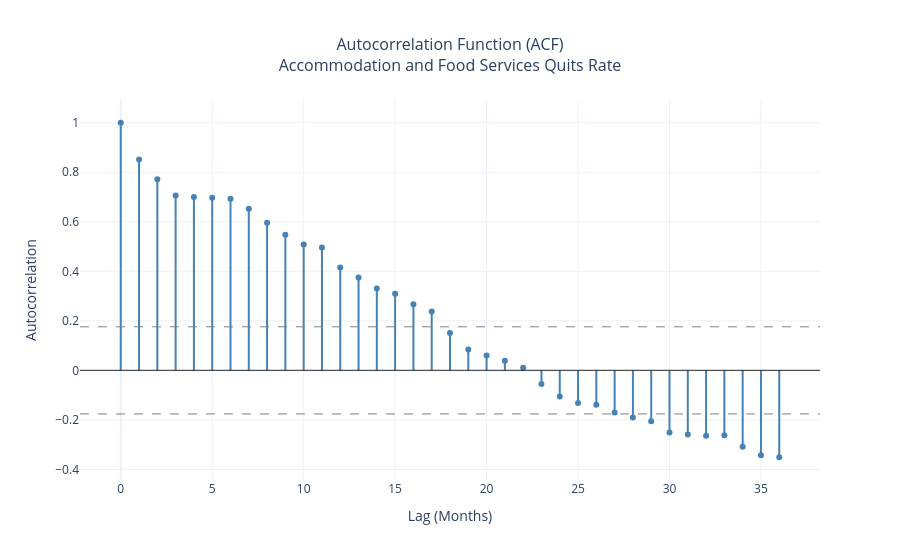

Write notebook code for a chart like this one.
### Markdown cell above
## Seasonality

Unlike employment in the sector, which follows a clear and consistent seasonal pattern
with strong summer peaks and winter lows, the quits rate doesn't show the same
structure. The monthly averages across the full period are relatively flat, with no
single month standing out as consistently higher or lower than the others.

The year-over-year overlay tells the more interesting story. Rather than a consistent
seasonal rhythm, what stands out is the level shift over time. Lines from 2021 and 2022
run noticeably higher than those from 2016 through 2019, with more recent years
returning toward the earlier range.

The STL seasonal component reinforces this. The values are small throughout, with swings
rarely exceeding 0.5 percentage points in either direction. There is some variation in
the pattern across years, but nothing that would suggest a strong or reliable seasonal
signal worth building into a forecast model.

### Code cell
# =============================================================================
# Section 4: ACF
# =============================================================================
acf_values = acf(df_interp['quit_rate'], nlags=36)
lags = list(range(len(acf_values)))

fig = go.Figure()

# Zero line
fig.add_hline(y=0, line_color='black', line_width=0.8)

# 95% confidence interval bounds
n = len(df_interp['quit_rate'])
ci_bound = 1.96 / np.sqrt(n)
fig.add_hline(y=ci_bound, line_dash='dash', line_color='gray', line_width=1)
fig.add_hline(y=-ci_bound, line_dash='dash', line_color='gray', line_width=1)

# ACF stems
for i, (lag, val) in enumerate(zip(lags, acf_values)):
    fig.add_trace(go.Scatter(
        x=[lag, lag],
        y=[0, val],
        mode='lines',
        line=dict(color='steelblue', width=2),
        showlegend=False,
        hoverinfo='skip'
    ))

# ACF points
fig.add_trace(go.Scatter(
    x=lags,
    y=acf_values,
    mode='markers',
    marker=dict(color='steelblue', size=6),
    name='ACF',
    showlegend=False,
    hovertemplate='Lag %{x}: %{y:.3f}<extra></extra>'
))

fig.update_layout(
    title=dict(text='Autocorrelation Function (ACF)<br>Accommodation and Food Services Quits Rate',
               x=0.5, font=dict(size=16)),
    xaxis_title='Lag (Months)',
    yaxis_title='Autocorrelation',
    template='plotly_white',
    hovermode='closest'
)

fig.show()

### Figure 1 — Plotly figure (JSON) as saved in the notebook; plotly's stock layout.template omitted (floating-point values rounded to 4 significant figures)
{"data": [{"hoverinfo": "skip", "line": {"color": "steelblue", "width": 2}, "mode": "lines", "showlegend": false, "type": "scatter", "x": [0, 0], "y": [0, 1]}, {"hoverinfo": "skip", "line": {"color": "steelblue", "width": 2}, "mode": "lines", "showlegend": false, "type": "scatter", "x": [1, 1], "y": [0, 0.8515]}, {"hoverinfo": "skip", "line": {"color": "steelblue", "width": 2}, "mode": "lines", "showlegend": false, "type": "scatter", "x": [2, 2], "y": [0, 0.7722]}, {"hoverinfo": "skip", "line": {"color": "steelblue", "width": 2}, "mode": "lines", "showlegend": false, "type": "scatter", "x": [3, 3], "y": [0, 0.7063]}, {"hoverinfo": "skip", "line": {"color": "steelblue", "width": 2}, "mode": "lines", "showlegend": false, "type": "scatter", "x": [4, 4], "y": [0, 0.7006]}, {"hoverinfo": "skip", "line": {"color": "steelblue", "width": 2}, "mode": "lines", "showlegend": false, "type": "scatter", "x": [5, 5], "y": [0, 0.6968]}, {"hoverinfo": "skip", "line": {"color": "steelblue", "width": 2}, "mode": "lines", "showlegend": false, "type": "scatter", "x": [6, 6], "y": [0, 0.6927]}, {"hoverinfo": "skip", "line": {"color": "steelblue", "width": 2}, "mode": "lines", "showlegend": false, "type": "scatter", "x": [7, 7], "y": [0, 0.6523]}, {"hoverinfo": "skip", "line": {"color": "steelblue", "width": 2}, "mode": "lines", "showlegend": false, "type": "scatter", "x": [8, 8], "y": [0, 0.5962]}, {"hoverinfo": "skip", "line": {"color": "steelblue", "width": 2}, "mode": "lines", "showlegend": false, "type": "scatter", "x": [9, 9], "y": [0, 0.5481]}, {"hoverinfo": "skip", "line": {"color": "steelblue", "width": 2}, "mode": "lines", "showlegend": false, "type": "scatter", "x": [10, 10], "y": [0, 0.5087]}, {"hoverinfo": "skip", "line": {"color": "steelblue", "width": 2}, "mode": "lines", "showlegend": false, "type": "scatter", "x": [11, 11], "y": [0, 0.4964]}, {"hoverinfo": "skip", "line": {"color": "steelblue", "width": 2}, "mode": "lines", "showlegend": false, "type": "scatter", "x": [12, 12], "y": [0, 0.4157]}, {"hoverinfo": "skip", "line": {"color": "steelblue", "width": 2}, "mode": "lines", "showlegend": false, "type": "scatter", "x": [13, 13], "y": [0, 0.3746]}, {"hoverinfo": "skip", "line": {"color": "steelblue", "width": 2}, "mode": "lines", "showlegend": false, "type": "scatter", "x": [14, 14], "y": [0, 0.3309]}, {"hoverinfo": "skip", "line": {"color": "steelblue", "width": 2}, "mode": "lines", "showlegend": false, "type": "scatter", "x": [15, 15], "y": [0, 0.3092]}, {"hoverinfo": "skip", "line": {"color": "steelblue", "width": 2}, "mode": "lines", "showlegend": false, "type": "scatter", "x": [16, 16], "y": [0, 0.2671]}, {"hoverinfo": "skip", "line": {"color": "steelblue", "width": 2}, "mode": "lines", "showlegend": false, "type": "scatter", "x": [17, 17], "y": [0, 0.2374]}, {"hoverinfo": "skip", "line": {"color": "steelblue", "width": 2}, "mode": "lines", "showlegend": false, "type": "scatter", "x": [18, 18], "y": [0, 0.1508]}, {"hoverinfo": "skip", "line": {"color": "steelblue", "width": 2}, "mode": "lines", "showlegend": false, "type": "scatter", "x": [19, 19], "y": [0, 0.08436]}, {"hoverinfo": "skip", "line": {"color": "steelblue", "width": 2}, "mode": "lines", "showlegend": false, "type": "scatter", "x": [20, 20], "y": [0, 0.05982]}, {"hoverinfo": "skip", "line": {"color": "steelblue", "width": 2}, "mode": "lines", "showlegend": false, "type": "scatter", "x": [21, 21], "y": [0, 0.03835]}, {"hoverinfo": "skip", "line": {"color": "steelblue", "width": 2}, "mode": "lines", "showlegend": false, "type": "scatter", "x": [22, 22], "y": [0, 0.01106]}, {"hoverinfo": "skip", "line": {"color": "steelblue", "width": 2}, "mode": "lines", "showlegend": false, "type": "scatter", "x": [23, 23], "y": [0, -0.05529]}, {"hoverinfo": "skip", "line": {"color": "steelblue", "width": 2}, "mode": "lines", "showlegend": false, "type": "scatter", "x": [24, 24], "y": [0, -0.1051]}, {"hoverinfo": "skip", "line": {"color": "steelblue", "width": 2}, "mode": "lines", "showlegend": false, "type": "scatter", "x": [25, 25], "y": [0, -0.1316]}, {"hoverinfo": "skip", "line": {"color": "steelblue", "width": 2}, "mode": "lines", "showlegend": false, "type": "scatter", "x": [26, 26], "y": [0, -0.1391]}, {"hoverinfo": "skip", "line": {"color": "steelblue", "width": 2}, "mode": "lines", "showlegend": false, "type": "scatter", "x": [27, 27], "y": [0, -0.1702]}, {"hoverinfo": "skip", "line": {"color": "steelblue", "width": 2}, "mode": "lines", "showlegend": false, "type": "scatter", "x": [28, 28], "y": [0, -0.1902]}, {"hoverinfo": "skip", "line": {"color": "steelblue", "width": 2}, "mode": "lines", "showlegend": false, "type": "scatter", "x": [29, 29], "y": [0, -0.2052]}, {"hoverinfo": "skip", "line": {"color": "steelblue", "width": 2}, "mode": "lines", "showlegend": false, "type": "scatter", "x": [30, 30], "y": [0, -0.251]}, {"hoverinfo": "skip", "line": {"color": "steelblue", "width": 2}, "mode": "lines", "showlegend": false, "type": "scatter", "x": [31, 31], "y": [0, -0.2592]}, {"hoverinfo": "skip", "line": {"color": "steelblue", "width": 2}, "mode": "lines", "showlegend": false, "type": "scatter", "x": [32, 32], "y": [0, -0.2645]}, {"hoverinfo": "skip", "line": {"color": "steelblue", "width": 2}, "mode": "lines", "showlegend": false, "type": "scatter", "x": [33, 33], "y": [0, -0.2625]}, {"hoverinfo": "skip", "line": {"color": "steelblue", "width": 2}, "mode": "lines", "showlegend": false, "type": "scatter", "x": [34, 34], "y": [0, -0.3086]}, {"hoverinfo": "skip", "line": {"color": "steelblue", "width": 2}, "mode": "lines", "showlegend": false, "type": "scatter", "x": [35, 35], "y": [0, -0.3427]}, {"hoverinfo": "skip", "line": {"color": "steelblue", "width": 2}, "mode": "lines", "showlegend": false, "type": "scatter", "x": [36, 36], "y": [0, -0.3509]}, {"hovertemplate": "Lag %{x}: %{y:.3f}<extra></extra>", "marker": {"color": "steelblue", "size": 6}, "mode": "markers", "name": "ACF", "showlegend": false, "type": "scatter", "x": [0, 1, 2, 3, 4, 5, 6, 7, 8, 9, 10, 11, 12, 13, 14, 15, 16, 17, 18, 19, 20, 21, 22, 23, 24, 25, 26, 27, 28, 29, 30, 31, 32, 33, 34, 35, 36], "y": [1.0, 0.8515, 0.7722, 0.7063, 0.7006, 0.6968, 0.6927, 0.6523, 0.5962, 0.5481, 0.5087, 0.4964, 0.4157, 0.3746, 0.3309, 0.3092, 0.2671, 0.2374, 0.1508, 0.08436, 0.05982, 0.03835, 0.01106, -0.05529, -0.1051, -0.1316, -0.1391, -0.1702, -0.1902, -0.2052, -0.251, -0.2592, -0.2645, -0.2625, -0.3086, -0.3427, -0.3509]}], "layout": {"hovermode": "closest", "shapes": [{"line": {"color": "black", "width": 0.8}, "type": "line", "x0": 0, "x1": 1, "xref": "x domain", "y0": 0, "y1": 0, "yref": "y"}, {"line": {"color": "gray", "dash": "dash", "width": 1}, "type": "line", "x0": 0, "x1": 1, "xref": "x domain", "y0": 0.176, "y1": 0.176, "yref": "y"}, {"line": {"color": "gray", "dash": "dash", "width": 1}, "type": "line", "x0": 0, "x1": 1, "xref": "x domain", "y0": -0.176, "y1": -0.176, "yref": "y"}], "title": {"font": {"size": 16}, "text": "Autocorrelation Function (ACF)<br>Accommodation and Food Services Quits Rate", "x": 0.5}, "xaxis": {"title": {"text": "Lag (Months)"}}, "yaxis": {"title": {"text": "Autocorrelation"}}}}
